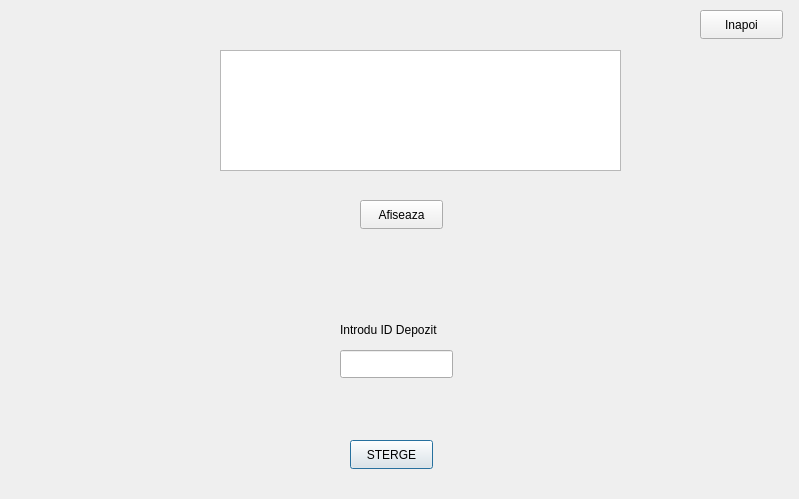
<?xml version="1.0" encoding="UTF-8"?>
<ui version="4.0">
 <class>fereastrastergeDepozit</class>
 <widget class="QDialog" name="fereastrastergeDepozit">
  <property name="geometry">
   <rect>
    <x>0</x>
    <y>0</y>
    <width>799</width>
    <height>499</height>
   </rect>
  </property>
  <property name="windowTitle">
   <string>Dialog</string>
  </property>
  <property name="styleSheet">
   <string notr="true">#fereastrastergeDepozit{
background:url(:/imaginebuna.png)
}</string>
  </property>
  <widget class="QLabel" name="labelInformatie">
   <property name="geometry">
    <rect>
     <x>330</x>
     <y>400</y>
     <width>221</width>
     <height>20</height>
    </rect>
   </property>
   <property name="text">
    <string/>
   </property>
  </widget>
  <widget class="QLineEdit" name="lineEdit">
   <property name="geometry">
    <rect>
     <x>340</x>
     <y>350</y>
     <width>113</width>
     <height>28</height>
    </rect>
   </property>
  </widget>
  <widget class="QLabel" name="label">
   <property name="geometry">
    <rect>
     <x>340</x>
     <y>320</y>
     <width>151</width>
     <height>20</height>
    </rect>
   </property>
   <property name="text">
    <string>Introdu ID Depozit</string>
   </property>
  </widget>
  <widget class="QPushButton" name="pushButton">
   <property name="geometry">
    <rect>
     <x>350</x>
     <y>440</y>
     <width>83</width>
     <height>29</height>
    </rect>
   </property>
   <property name="text">
    <string>STERGE</string>
   </property>
  </widget>
  <widget class="QPushButton" name="pushButton_2">
   <property name="geometry">
    <rect>
     <x>700</x>
     <y>10</y>
     <width>83</width>
     <height>29</height>
    </rect>
   </property>
   <property name="text">
    <string>Inapoi</string>
   </property>
  </widget>
  <widget class="QTextEdit" name="textEdit">
   <property name="geometry">
    <rect>
     <x>220</x>
     <y>50</y>
     <width>401</width>
     <height>121</height>
    </rect>
   </property>
  </widget>
  <widget class="QPushButton" name="pushButton_3">
   <property name="geometry">
    <rect>
     <x>360</x>
     <y>200</y>
     <width>83</width>
     <height>29</height>
    </rect>
   </property>
   <property name="text">
    <string>Afiseaza</string>
   </property>
  </widget>
 </widget>
 <resources/>
 <connections/>
</ui>
